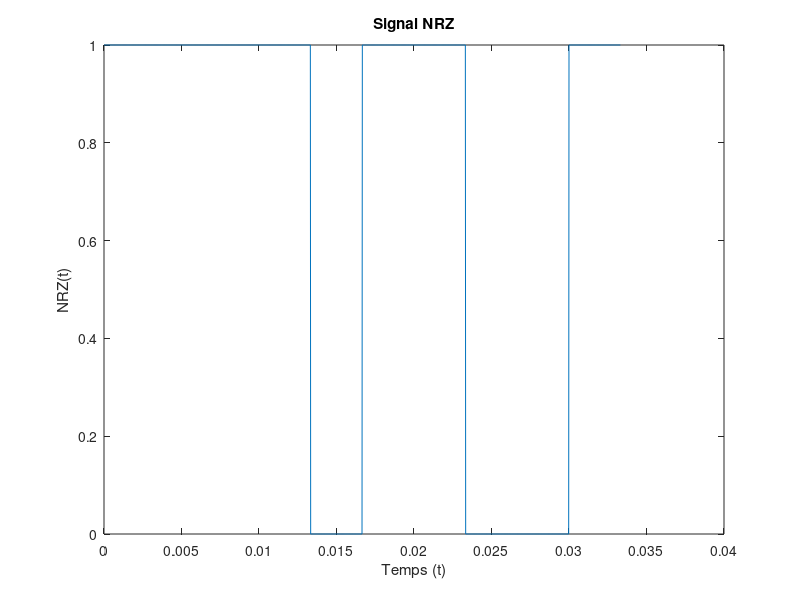
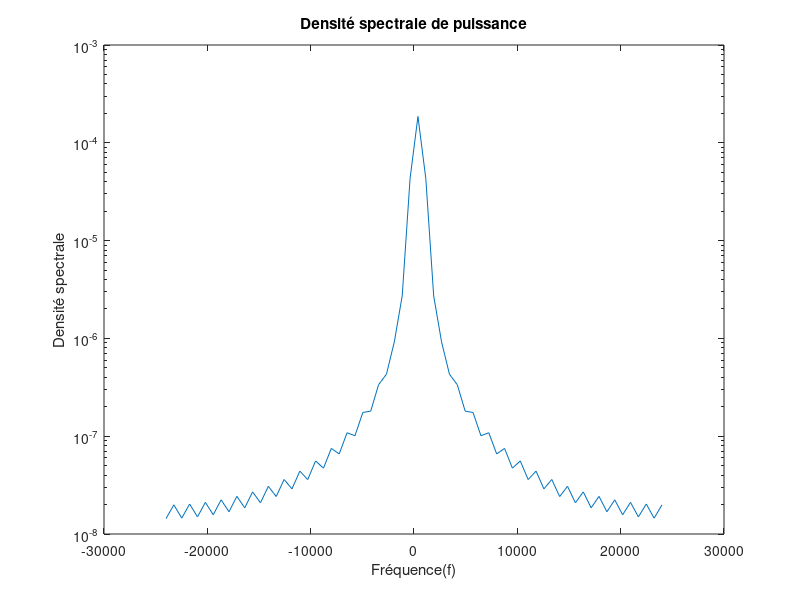
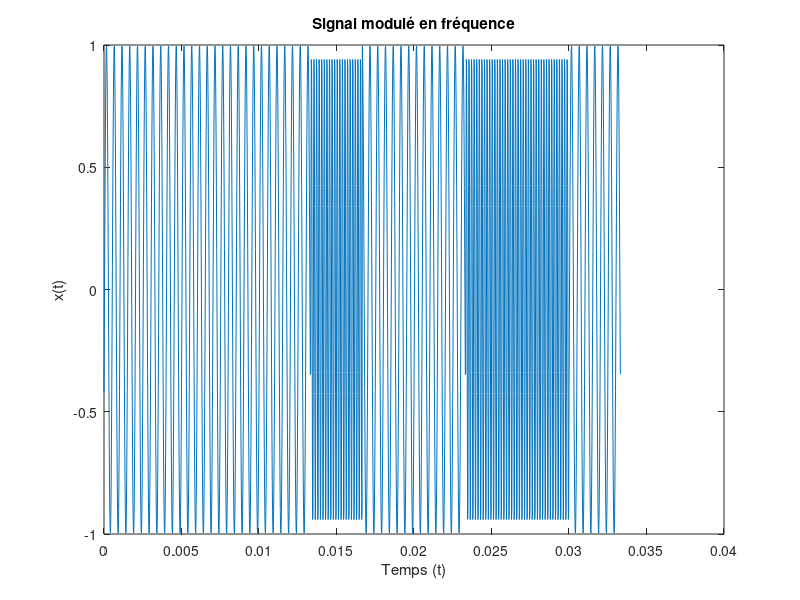
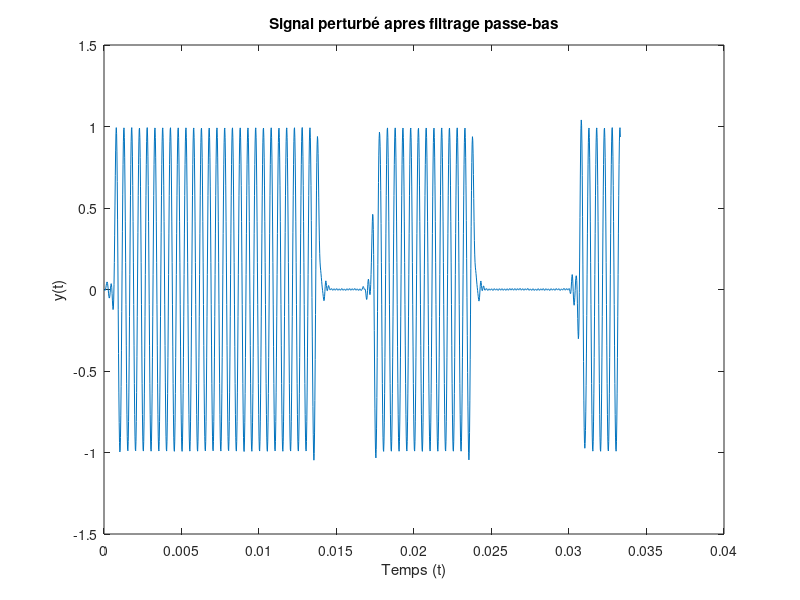

Recreate these plots in MATLAB, in order.
clear all
close all
% 3.1 Génération du signal NRZ 
% Constantes
Fe = 48000; 
Te = 1/Fe; 
Ts = 1/300;
Ns=floor(Ts/Te);
N_bits = 10;
F0 = 6000;
F1 = 2000;
Fc = (F0+F1)/2;
SNR = 50; %dB
n = Fc/Fe;
ordre= 61;

% Signal unipolaire
suite_bits = randi([0,1], 1,N_bits);
t = 0:Te:(N_bits*Ns-1)*Te;
B = ones(1,Ns);
NRZ = kron(suite_bits,B);
figure(1)
plot(t,NRZ)
title("Signal NRZ")
xlabel("Temps (t)")
ylabel("NRZ(t)")

% Densité spectrale de puissance
figure(2)
DSP=pwelch(NRZ,[],[],[],Fe,'twosided');
f = linspace(-Fe/2,Fe/2,length(DSP));
semilogy(f,fftshift(abs(DSP)))
title("Densité spectrale de puissance")
xlabel("Fréquence(f)")
ylabel("Densité spectrale")

% 3.2 Génération du signal modulé en fréquence
%Génération des cosinus
phi1 = 2*pi*rand(1);
phi2 = 2*pi*rand(1);
cos1 = cos(2*pi*F0*t+phi1);
cos2 = cos(2*pi*F1*t+phi2);
x = (1-NRZ).*cos1 + NRZ.*cos2;
figure(3)
plot(t,x)
title("Signal modulé en fréquence")
xlabel("Temps (t)")
ylabel("x(t)")

%4. Canal de transmission à bruit additif, blanc et Gaussien
%génération du bruit 

Px = mean(abs(x).^2);
Pb = Px*10^(-SNR/10);
bruit = sqrt(Pb)*randn(1,length(x));
% Signal modulé + bruit 
signal_perturbe = x + bruit;

% 5. Démodulation par fitrage 
% 5.1 Synthèse du filtre passe-bas
ordre_x = -(ordre-1)/2:(ordre-1)/2;
h_bas = 2*Fc/Fe*sinc(2*Fc/Fe*ordre_x);
y_bas = filter(h_bas,1,signal_perturbe);
figure(4)
plot(t, y_bas)
title("Signal perturbé apres filtrage passe-bas")
xlabel("Temps (t)")
ylabel("y(t)")

% 5.2 Synthèse du filtre passe-haut

h_haut = - 2*Fc/Fe*sinc(2*Fc/Fe*ordre_x);
h_haut((ordre+1)/2) = h_haut((ordre+1)/2)+1; 
y_haut = filter(h_haut,1,signal_perturbe);
figure(5)
plot(t, y_haut)
title("Signal perturbé après filtrage passe-haut")
xlabel("Temps (t)")
ylabel("y(t)")

% 5.4 Tracés à réaliser

% 5.5 Détection d'énergie
% Signal filtré passe-bas 
signal_filtre_paquet = reshape(y_bas,Ns,N_bits);
energie = sum(signal_filtre_paquet.^2);
K = (max(energie) + min(energie))/2;
signal_demodule = energie > K;
figure(6)
plot(1:N_bits,signal_demodule)
title("Signal démodulé après filtrage passe-bas")
xlabel("Temps (t)")
ylabel("y(t)")

% Taux d'erreur binaire
bits_differents = sum(suite_bits~=signal_demodule);
taux_erreur = bits_differents/N_bits

% 5.6 Modification du démodulateur

% Modifier les valeurs et observer

% 6. Démodulateur de fréquence adapté à la norme V21


